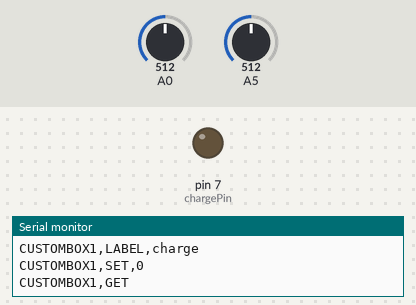
Bench run of a sketch on a simulated Arduino Uno, built with avr-gcc and run on an emulated ATmega328P. Shown: output pins drawn as LEDs (lit = HIGH), the last lines printed to the serial monitor. The inputs (shaded band) are chosen by the test bench; at power-on: A0 = 512, A5 = 512.

Above: at 0.1 s.
At 1.1 s:
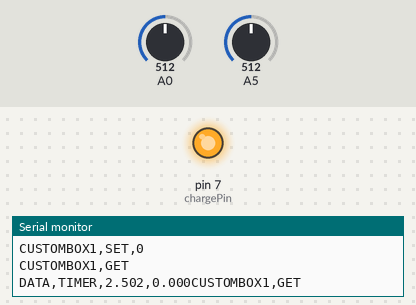
Timing chart, 0 to 2.6 s (numbered marks = the images above):
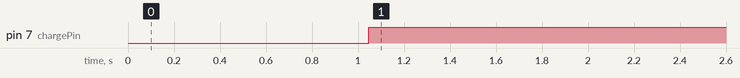

Measured:
- by itself, pin 7 (chargePin): LOW → HIGH at 1.0 s

The sketch:

RC.ino
```cpp
float R=0.02;
int charge;
int chargePin = 7;


void setup() {
  // put your setup code here, to run once:
pinMode(chargePin,OUTPUT);
pinMode(A0,INPUT);
pinMode(A5,INPUT);
Serial.begin(9600);
Serial.println("CLEARDATA");
Serial.println("LABEL,Time,Voltage,Current");
Serial.println("RESETTIMER");
Serial.println("CUSTOMBOX1,LABEL,charge");
Serial.println("CUSTOMBOX1,SET,0");
}

void loop() {

  Serial.println("CUSTOMBOX1,GET");
  charge=Serial.readStringUntil(10).toInt();

  if (charge==0){
    digitalWrite(chargePin,HIGH);}
  else{
    digitalWrite(chargePin,LOW);}
  int V_A0=analogRead(0);
  int V_A5=analogRead(5);
  float V_C=(V_A0)*5.0/1023.0;
  float V=(V_A5)*5.0/1023.0;
  float I=(V-V_C)/R;

  Serial.print("DATA,TIMER,");
  Serial.print(V_C,3);
  Serial.print(",");
  Serial.print(I,3);
  delay(100);
  // put your main code here, to run repeatedly:

}
```
